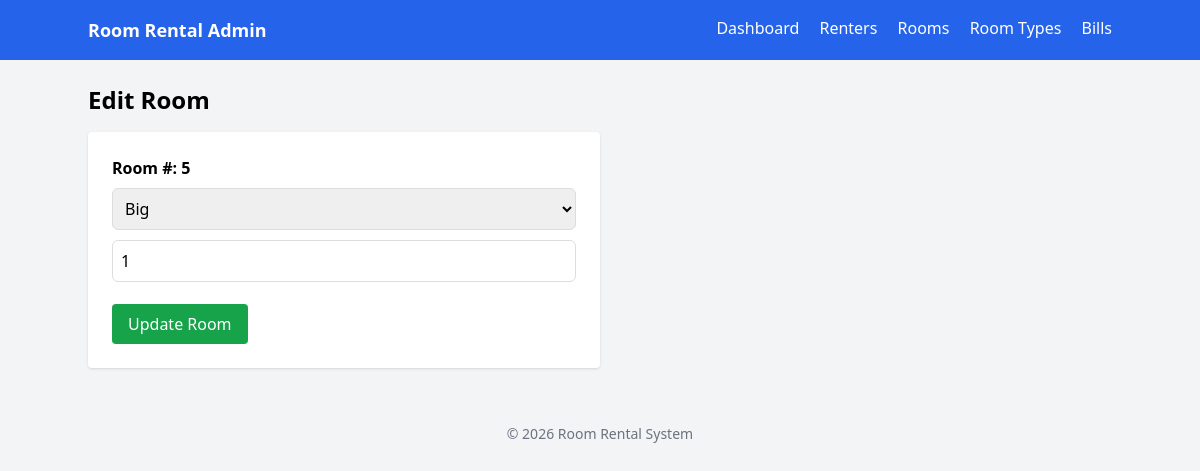
The page /room_edit.php?id=5 on the database its author committed.
### tables this page shows
CREATE TABLE IF NOT EXISTS `room` (
  `room_id` int NOT NULL,
  `room_type_id` int NOT NULL,
  `capacity` int DEFAULT NULL,
  PRIMARY KEY (`room_id`),
  KEY `room_type_id` (`room_type_id`)
);

CREATE TABLE IF NOT EXISTS `room_type` (
  `room_type_id` int NOT NULL AUTO_INCREMENT,
  `room_type_name` varchar(20) NOT NULL,
  `base_room_fee` decimal(10,2) NOT NULL,
  PRIMARY KEY (`room_type_id`),
  UNIQUE KEY `room_type_name` (`room_type_name`)
);

### public/room_edit.php (the view, shortened to what this page needs)
<?php
include '../includes/db.php';
$id = $_GET['id'];
$roomStmt = $pdo->prepare("SELECT * FROM room WHERE room_id=?");
$roomStmt->execute([$id]);
$room = $roomStmt->fetch();
$types = $pdo->query("SELECT * FROM room_type")->fetchAll();
include '../includes/header.php';
?>
<h1 class="text-2xl font-bold mb-4">Edit Room</h1>
<form method="POST" class="bg-white p-6 rounded shadow max-w-lg">
    <p class="mb-2 font-semibold">Room #: <?= $room['room_id'] ?></p>
    <select name="room_type_id" class="input">
        <?php foreach ($types as $t): ?>
            <option value="<?= $t['room_type_id'] ?>"
                <?= $room['room_type_id'] == $t['room_type_id'] ? 'selected' : '' ?>>
                <?= $t['room_type_name'] ?>
            </option>
        <?php endforeach; ?>
    </select>
    <input name="capacity"
           value="<?= $room['capacity'] ?>"
           class="input">
    <button class="bg-green-600 text-white px-4 py-2 rounded mt-3">
        Update Room
    </button>
</form>
<?php include '../includes/footer.php'; ?>

### public/room_edit.php (style rules this page uses)
.input { width: 100%; padding: 8px; margin-bottom: 10px; border: 1px solid #ddd; border-radius: 6px; }

### rows shown on the page
room: room_id "5", room_type_id "Big", capacity "1"
